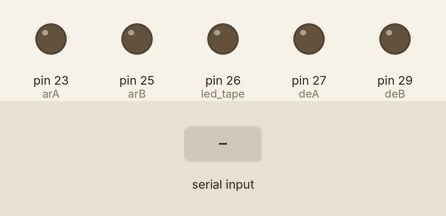
A sketch run on a simulated Arduino Mega 2560, built with avr-gcc and run on an emulated ATmega2560. On the bench: output pins drawn as LEDs (lit = HIGH). The inputs (shaded band) are chosen by the test bench.

Above: at 1.2 s.
1.3 s: "s" received over Serial
At 1.8 s:
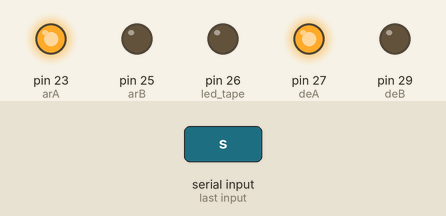
2.8 s: "w" received over Serial
At 4.0 s:
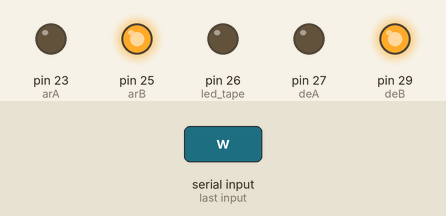
4.3 s: "a" received over Serial
At 5.2 s:
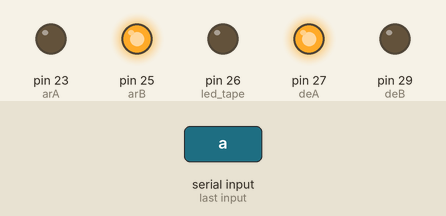
5.8 s: "d" received over Serial
At 6.4 s:
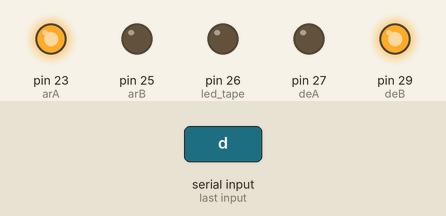
7.3 s: "e" received over Serial
At 8.5 s:
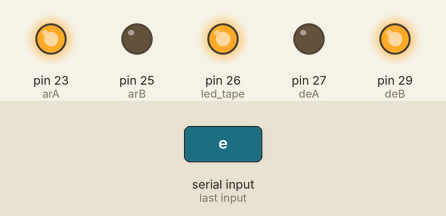
8.8 s: "p" received over Serial
At 9.9 s:
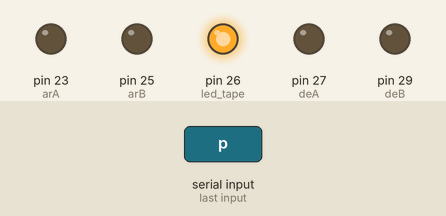
Timing chart, 0 to 11.3 s (numbered marks = the images above; inputs shaded):
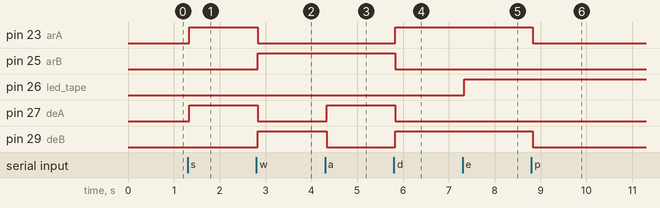

Measured:
- after the input at 1.3 s, pin 23 (arA), pin 27 (deA): LOW → HIGH at once
- after the input at 2.8 s, pin 23 (arA), pin 27 (deA): HIGH → LOW at once; pin 25 (arB), pin 29 (deB): LOW → HIGH at once
- after the input at 4.3 s, pin 27 (deA): LOW → HIGH at once; pin 29 (deB): HIGH → LOW at once
- after the input at 5.8 s, pin 23 (arA), pin 29 (deB): LOW → HIGH at once; pin 25 (arB), pin 27 (deA): HIGH → LOW at once
- after the input at 7.3 s, pin 26 (led_tape): LOW → HIGH at once
- after the input at 8.8 s, pin 23 (arA), pin 29 (deB): HIGH → LOW at once

The sketch:

SpyBot.ino
```cpp
//------------------------------------------------------------libraries

#include <NewPing.h>

//------------------------------------------------------------inputs

int arA = 23;
int arB = 25;
int deA = 27;
int deB = 29;

int led_tape = 26; //led tape

const int trigPin_fr = 30; // sonic sensors
const int echoPin_fr = 28;

//-------------------------------------------------------------var

int vel = 153;
boolean led_status = false;

long duration_fr; // sonic sensors var
int distance_fr ;
NewPing sonar(trigPin_fr, echoPin_fr, distance_fr);

//----------------------------------------------------------------set up

void setup()
{

  Serial.begin(9600);
  pinMode(deA, OUTPUT);
  pinMode(deB, OUTPUT);
  pinMode(arA, OUTPUT);
  pinMode(arB, OUTPUT);
  pinMode(led_tape,OUTPUT);
  pinMode(trigPin_fr, OUTPUT); // Sets the trigPin as an Output
  pinMode(echoPin_fr, INPUT); // Sets the echoPin as an Input
}

//--------------------------------------------------------------loop
void loop()
{
  while (Serial.available())
  {
    delay(30);
    if (Serial.available() >0)
    {
      char data_rec = Serial.read();
      //-----------------------------------------------movement

      if (data_rec == 't'){

        digitalWrite(trigPin_fr, LOW);
        delayMicroseconds(2);
        // Sets the trigPin on HIGH state for 10 micro seconds
        digitalWrite(trigPin_fr, HIGH);
        delayMicroseconds(10);
        digitalWrite(trigPin_fr, LOW);
        duration_fr = pulseIn(echoPin_fr, HIGH); // Reads the echoPin, returns the sound wave travel time in microseconds
        distance_fr= duration_fr*0.034/2;
        Serial.println(distance_fr);
        }

      if (data_rec == 's' ){          //backward
        backward();  }
      else if (data_rec == 'w' ){     //forward
        forward(); }
      else if (data_rec == 'a' ){     //left
        left();}
      else if (data_rec == 'd' ){     //right
        right();}
      else if (data_rec == 'p'){
        stop_mov();}

      //-----------------------------------------------led
      else if (data_rec == 'e'){
        led_switch();}


    }
  }

}

//---------------------------------------------------------------------functions
//int calculateDistance_fr(){
//
//  digitalWrite(trigPin_fr, LOW);
//  delayMicroseconds(2);
//  // Sets the trigPin on HIGH state for 10 micro seconds
//  digitalWrite(trigPin_fr, HIGH);
//  delayMicroseconds(10);
//  digitalWrite(trigPin_fr, LOW);
//  duration_fr = pulseIn(echoPin_fr, HIGH); // Reads the echoPin, returns the sound wave travel time in microseconds
//  distance_fr= duration_fr*0.034/2;
//  return distance_fr;
//}

void backward(){
 analogWrite(deB, 0);
 analogWrite(arB, 0);
 analogWrite(deA, vel);
 analogWrite(arA, vel);}

void forward(){
 analogWrite(deA, 0);
 analogWrite(arA, 0);
 analogWrite(deB, vel);
 analogWrite(arB, vel);}

void stop_mov (){
 analogWrite(deB, 0);
 analogWrite(arB, 0);
 analogWrite(deA, 0);
 analogWrite(arA, 0);}

void right(){
 analogWrite(deB, vel);
 analogWrite(arB, 0);
 analogWrite(deA, 0);
 analogWrite(arA, vel);}

void left(){
 analogWrite(deB, 0);
 analogWrite(arB, vel);
 analogWrite(arA, 0);
 analogWrite(deA, vel);}

void led_switch(){
  if (led_status == false){
    digitalWrite(led_tape,HIGH);
    delay(100);
    led_status = true;}
  else {
    digitalWrite(led_tape,LOW);
    delay(100);
    led_status = false ;} }
```
